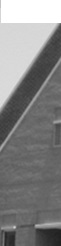
#> input picture building_crop.jpg, 61 x 246 px
$ jupyter execute D_ENG_21_0073_EE_a03.ipynb
#> lines starting #> are read from the running program, lines starting #| are printed output that depends on the picture; after the words box and inside, x2 and y2 are one past the last pixel; in counts of white or black regions, pixels touching at a corner belong together; long printed decimals are rounded
                      ET3112- Image Processing
                      Assignment 3 - Fitting

 Name - K.V.Wickramanayake
 Index No - D/ENG/21/0073/EE
 GitHub link -


Question 01

[cell 1]
import cv2 as cv
import numpy as np
import matplotlib.pyplot as plt

#Loading the image in Fig.1c
img = cv.imread('./building_crop.jpg', cv.IMREAD_GRAYSCALE)
#> img is the input picture: shape (246, 61); min 33, max 255, mean 132.3

#Applying the Canny edge detector algorithm to the image provided in Fig.1c
edges = cv.Canny(img,350,390)
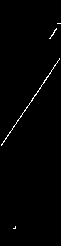
#> edges: shape (246, 61); 0.91% white in thin lines or dots, all inside (x1, y1, x2, y2) = (1, 23, 61, 229)

#Plotting the original image and the edge image using the imshow function
fig, ax = plt.subplots(1,2)
ax[0].imshow(img, cmap='gray')
ax[0].set_title("Original Image")
ax[1].imshow(edges, cmap='gray')
ax[1].set_title("Edge Image")
plt.show()
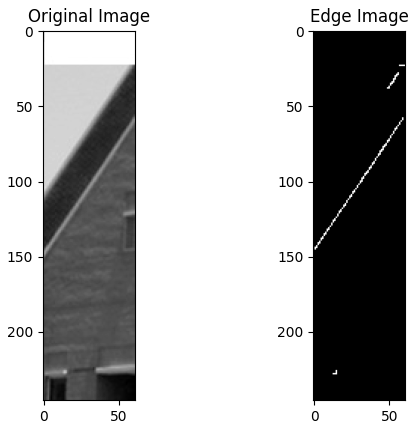
#> figure drawn by matplotlib, 2 panels

Question 02,03,04,05,07,08

[cell 2]
import cv2 as cv
import numpy as np
import matplotlib.pyplot as plt

#Loading the image in Fig.1c
img = cv.imread('./building_crop.jpg', cv.IMREAD_GRAYSCALE)

#Applying the Canny edge detector algorithm to the image provided in Fig.1c
edges = cv.Canny(img,350,390)

#Assigning the extracted features positions to x and y cordinates
indices = np.where(edges != [0])
#> indices = 137 positions, rows 23 to 228, columns 1 to 60
x = indices[1]
#> x = 137 values, max 60 at index 3, min 1 at index 129, mean 33.08
y = indices[0]
#> y = 137 values from 23 to 228

#Plotting x and y in a scatter plot
plt.scatter(x,y,color='r',s=1)
plt.title('Scatter plot of Edge Cordinates')
plt.xlabel('X Coordinates')
plt.ylabel('Y Coordinates')

#Finding the least-squares-fit line
A = np.vstack([x, np.ones(len(x))]).T
#> A = 137 pairs, first value 1 to 60, second value 1 to 1
m, c = np.linalg.lstsq(A, y, rcond=None)[0]
#> m = -2.05; c = 163.4
plt.plot(x, m*x + c, 'b', label='Least-squares-fit Line')
plt.legend()
plt.show()
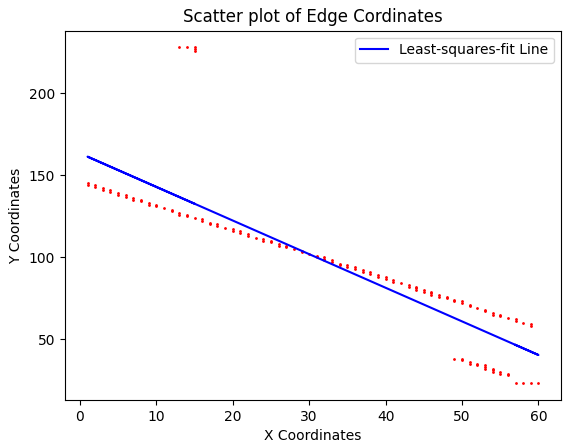
#> figure drawn by matplotlib, 1 panel

#Estimating the roof angle based on the least squares fit
roof_angle = np.arctan(m) * 180 / np.pi
#> roof_angle = -64.01
print('Estimated Roof Angle based on least squares fit (in degrees):', roof_angle)
#| Estimated Roof Angle based on least squares fit (in degrees): -64.009

#Plotting x and y in a scatter plot
plt.scatter(x,y,color='r',s=1)
plt.title('Scatter plot of Edge Cordinates')
plt.xlabel('X Coordinates')
plt.ylabel('Y Coordinates')

#Finding the total least-squares-fit-line
A = np.vstack([x, y, np.ones(len(x))]).T
#> A = 137 rows, first 8: [57, 23, 1], [58, 23, 1], [59, 23, 1], [60, 23, 1], [56, 28, 1], [55, 29, 1], [56, 29, 1], [54, 30, 1]
m, n, c = np.linalg.lstsq(A, y, rcond=None)[0]
#> m = 9.59e-16; n = 1; c = -2.46e-15
plt.plot(x, m*x + n*y + c, 'b', label='Total Least-Squares-Fit Line')
plt.legend()
plt.show()
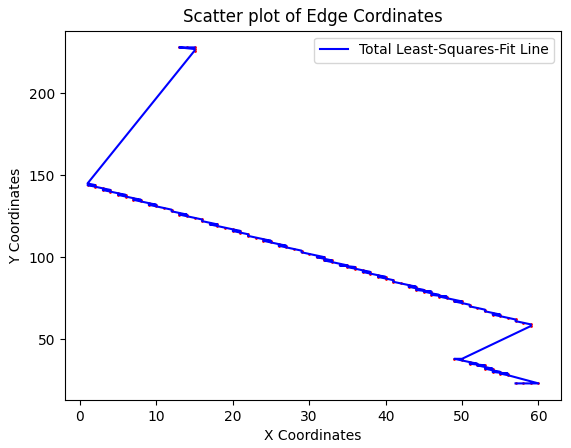
#> figure drawn by matplotlib, 1 panel

#Estimating the roof angle based on the total least squares fit
roof_angle = np.arctan(m) * 180 / np.pi
#> roof_angle = 5.5e-14
print('Estimated Roof Angle based on total least squares fit (in degrees):', roof_angle)
#| Estimated Roof Angle based on total least squares fit (in degrees): 5.4975024189531875e-14

Question 10 - RANSAC Algorithm

Question 11,12

[cell 3]
import cv2 as cv
import numpy as np
import matplotlib.pyplot as plt
from sklearn.linear_model import RANSACRegressor

# Loading the image in Fig.1c
img = cv.imread('./building_crop.jpg', cv.IMREAD_GRAYSCALE)

# Applying the Canny edge detector algorithm to the image provided in Fig.1c
edges = cv.Canny(img, 350, 390)

# Assigning the extracted features positions to x and y coordinates
indices = np.where(edges != [0])
x = indices[1]
y = indices[0]

# Plotting x and y in a scatter plot
plt.scatter(x, y, color='r', s=1)
plt.title('Scatter plot of Edge Coordinates')
plt.xlabel('X Coordinates')
plt.ylabel('Y Coordinates')

# Estimating the roof angle based on RANSAC
ransac = RANSACRegressor()
X = np.vstack([x, y]).T
#> X = 137 pairs, first value 1 to 60, second value 23 to 228
ransac.fit(X, y)
slope_ransac = ransac.estimator_.coef_[0]
angle_ransac = np.arctan(slope_ransac) * 180 / np.pi
plt.plot(x, ransac.predict(X), 'b', label='RANSAC Line')

plt.legend()
plt.show()

print('Estimated Roof Angle based on RANSAC (in degrees):', angle_ransac)
